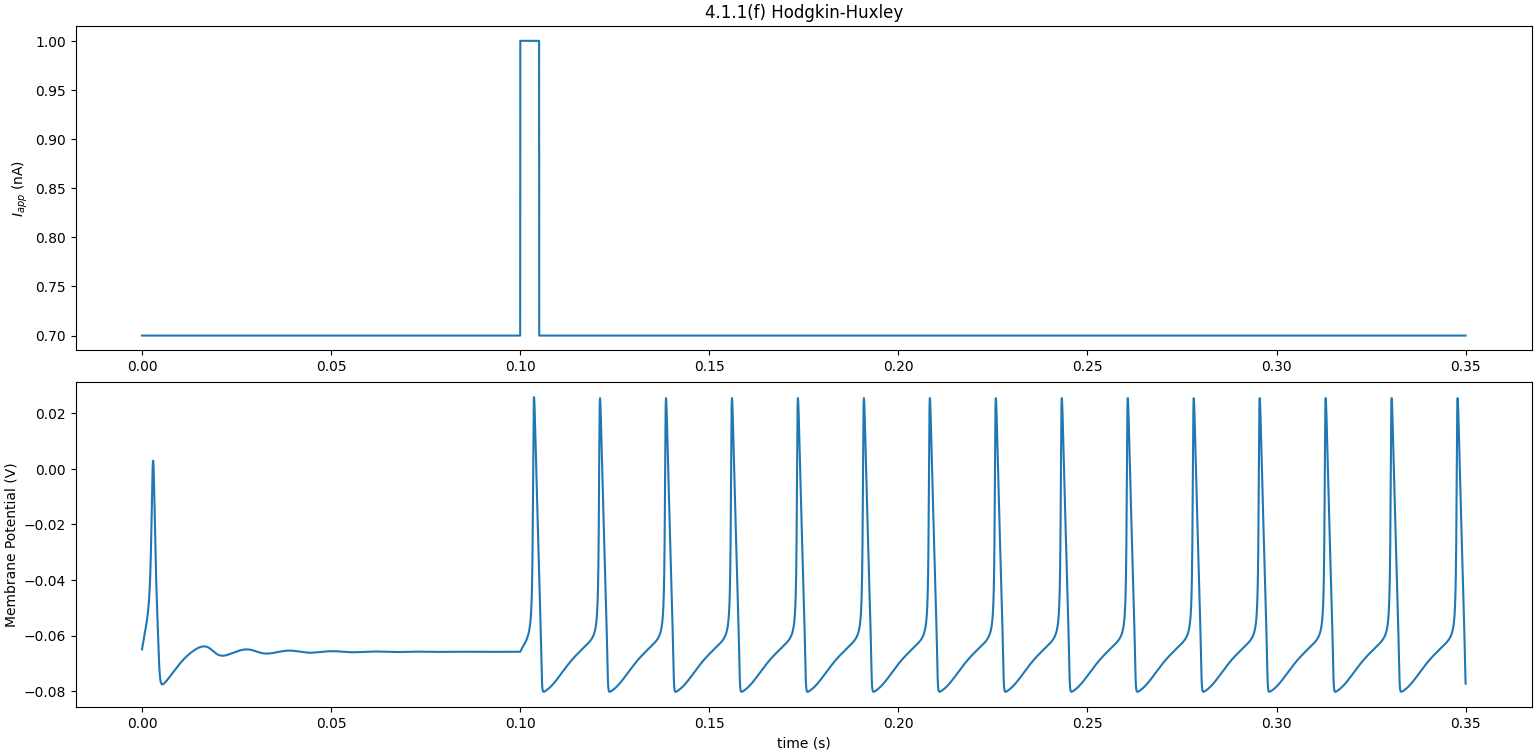

Write Python code to recreate this figure.
import random as r
import numpy as np
import matplotlib.pyplot as plt
import math as math

def HodgkinHuxley(inputdelay):
    ### parameters ###
    Gleak = 30e-9 #S
    maxGNa = 12e-6 #S
    maxGK = 3.6e-6 #S
    NaPot = 45e-3 #V
    KPot = -82e-3 #V
    leakPot = -60e-3 #V
    Cmembrane = 100e-12 #F

    inputdelay = inputdelay #s
    pulseDuration = 5e-3 #s
    pulseAmplitude = 1e-9 #A

    ### vectors ###
    dt = 0.1e-5 #s
    duration = 0.35 #s
    time = np.arange(0,duration+dt, dt)

    Iapps = np.ones(len(time))*0.7e-9 #initial condition 0.7nA
    for j in range(int(0.1/dt), int((0.105+dt)/dt)):
        Iapps[j] = pulseAmplitude #A

    V = np.ones(len(time)) * -0.065
    m = np.ones(len(time)) * 0
    h = np.ones(len(time)) * 0
    n = np.ones(len(time)) * 0

    ### gating variable rate constants ###
    def alphaM(V):
        am = (1e5*(-V-0.045))/(math.exp(100*(-V-0.045))-1)
        # print(f"alphaM: {am:.4f}")
        return am
    def betaM(V):
        bm = 4e3*math.exp((-V-0.07)/0.018)
        # print(f"betaM: {bm:.4f}")
        return bm

    def alphaH(V):
        ah = 70*math.exp(50*(-V-0.07))
        # print(f"alphaH: {ah:.4f}")
        return ah
    def betaH(V):
        bh = 1e3 / (1+math.exp(100*(-V-0.04)))
        # print(f"betaH: {bh:.4f}")
        return bh

    def alphaN(V):
        if V == -0.06:
            return 0
        an = (1e4*(-V-0.06))/(math.exp(100*(-V-0.06))-1)
        # print(f"alphaN: {an:.4f}")
        return an
    def betaN(V):
        bn = 125*math.exp((-V-0.07)/0.08)
        # print(f"betaN: {bn:.4f}")
        return bn

    ### system of ODEs ###
    def mdot(i):
        return alphaM(V[i])*(1-m[i]) - betaM(V[i])*m[i]
    def hdot(i):
        return alphaH(V[i])*(1-h[i]) - betaH(V[i])*h[i]
    def ndot(i):
        return alphaN(V[i])*(1-n[i]) - betaN(V[i])*n[i]
    def Vdot(i):
        return (Gleak*(leakPot-V[i]) + maxGNa*m[i]**3*h[i]*(NaPot-V[i]) + maxGK*n[i]**4*(KPot-V[i]) + Iapps[i])/Cmembrane

    ### Forward Euler ###
    for i in range(1, len(time)):
        V[i] = V[i-1] + dt*Vdot(i-1)
        m[i] = m[i-1] + dt*mdot(i-1)
        h[i] = h[i-1] + dt*hdot(i-1)
        n[i] = n[i-1] + dt*ndot(i-1)
        # print(f"V: {V[i]:.5f} m: {m[i]:.5f} h: {h[i]:.5f} n: {n[i]:.5f}")
    
    return time, Iapps, V, m, h, n

plt.figure(layout = 'constrained')

time, Iapps, V, m, h, n = HodgkinHuxley(20e-3)
### plot it ###
plt.subplot(211)
plt.title("4.1.1(f) Hodgkin-Huxley")
plt.plot(time, Iapps*1e9)
plt.ylabel("$I_{app}$ (nA)")

plt.subplot(212)
plt.plot(time, V)
plt.xlabel("time (s)")
plt.ylabel("Membrane Potential (V)")

# plt.subplot(313)
# plt.plot(time, m, label = "m")
# plt.plot(time, h, label = "h")
# plt.plot(time, n, label = 'n')
# plt.legend()

plt.show()
plt.close()
